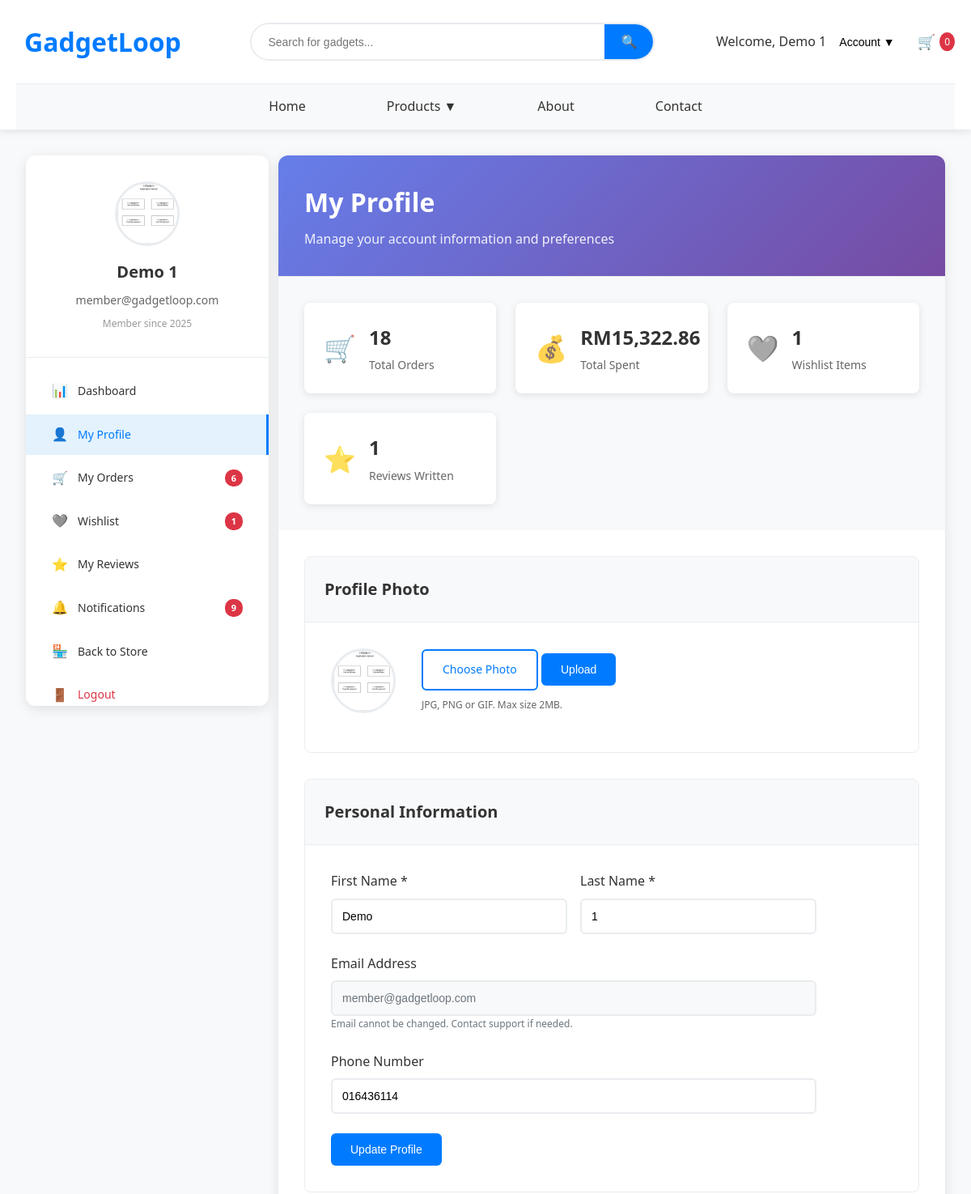
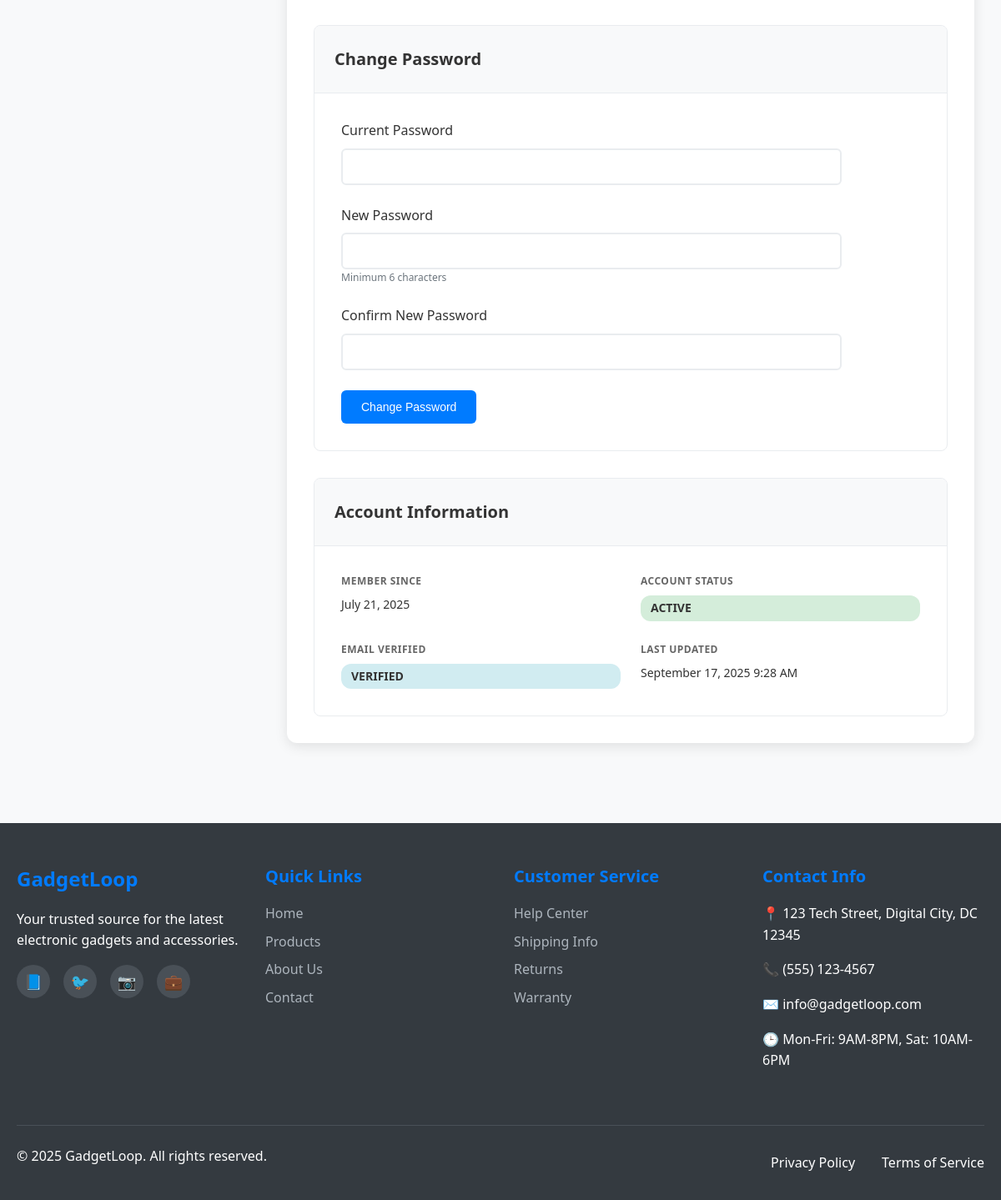
Page /member/profile.php (signed in) on the committed database (2 pictures, top to bottom).
### tables this page shows
CREATE TABLE `users` (
  `id` int(11) NOT NULL AUTO_INCREMENT,
  `first_name` varchar(50) NOT NULL,
  `last_name` varchar(50) NOT NULL,
  `email` varchar(100) NOT NULL,
  `password` varchar(255) NOT NULL,
  `phone` varchar(20) DEFAULT NULL,
  `role` enum('admin','member') DEFAULT 'member',
  `profile_photo` varchar(255) DEFAULT NULL,
  `is_active` tinyint(1) DEFAULT 1,
  `is_verified` tinyint(1) DEFAULT 0,
  `verification_token` varchar(255) DEFAULT NULL,
  `remember_token` varchar(255) DEFAULT NULL,
  `password_reset_token` varchar(255) DEFAULT NULL,
  `password_reset_expires` datetime DEFAULT NULL,
  `created_at` timestamp NOT NULL DEFAULT current_timestamp(),
  `updated_at` timestamp NOT NULL DEFAULT current_timestamp() ON UPDATE current_timestamp(),
  PRIMARY KEY (`id`),
  UNIQUE KEY `email` (`email`)
);

### includes/functions.php (called while the page is built, shortened)
<?php
function getUserById($pdo, $user_id) {
    $stmt = $pdo->prepare("SELECT * FROM users WHERE id = ?");
    $stmt->execute([$user_id]);
    return $stmt->fetch();
}
?>

### member/profile.php (the view, shortened to what this page needs)
<?php
require_once '../includes/config.php';
require_once '../includes/functions.php';
$user_id = $_SESSION['user_id'];
$stmt = $pdo->prepare("SELECT COUNT(*) FROM orders WHERE user_id = ?");
$stmt->execute([$user_id]);
$total_orders = $stmt->fetchColumn();
$stmt = $pdo->prepare("SELECT SUM(total_amount) FROM orders WHERE user_id = ? AND payment_status = 'paid'");
$stmt->execute([$user_id]);
$total_spent = $stmt->fetchColumn() ?: 0;
$stmt = $pdo->prepare("SELECT COUNT(*) FROM reviews WHERE user_id = ?");
$stmt->execute([$user_id]);
$reviews_count = $stmt->fetchColumn();
?>
<!DOCTYPE html>
<html lang="en">
<head>
    <link rel="stylesheet" href="../css/style.css">
    <link rel="stylesheet" href="../css/member.css">
</head>
<body data-page="profile" class="logged-in">
    <?php
        include '../includes/header.php';
    ?>
    <main>
            <div class="member-layout">
                <?php include 'includes/member-sidebar.php'; ?>
                <div class="member-content">
                    <div class="page-header">
                        <h1>My Profile</h1>
                        <p>Manage your account information and preferences</p>
                    </div>
                    <div class="profile-stats">
                        <div class="stat-card">
                            <div class="stat-icon">🛒</div>
                            <div class="stat-info">
                                <h3><?php echo $total_orders; ?></h3>
                                <p>Total Orders</p>
                            </div>
                        </div>
                        <div class="stat-card">
                            <div class="stat-icon">💰</div>
                            <div class="stat-info">
                                <h3>RM<?php echo number_format($total_spent, 2); ?></h3>
                                <p>Total Spent</p>
                            </div>
                        </div>
                        <div class="stat-card">
                            <div class="stat-icon">🩶</div>
                            <div class="stat-info">
                                <h3><?php echo $wishlist_count; ?></h3>
                                <p>Wishlist Items</p>
                            </div>
                        </div>
                        <div class="stat-card">
                            <div class="stat-icon">⭐</div>
                            <div class="stat-info">
                                <h3><?php echo $reviews_count; ?></h3>
                                <p>Reviews Written</p>
                            </div>
                        </div>
                    </div>
                    <div class="profile-sections">
                        <div class="profile-section">
                            <div class="section-header">
                                <h3>Profile Photo</h3>
                            </div>
                            <div class="section-content">
                                <div class="photo-upload-area">
                                    <div class="current-photo">
                                       <?php if ($user['profile_photo']): ?>
                <img src="../uploads/profiles/<?php echo htmlspecialchars($user['profile_photo']); ?>"
                     alt="Profile Photo">
            <?php else: ?>
                <div class="default-avatar">
                    <?php echo strtoupper(substr($user['first_name'], 0, 1) . substr($user['last_name'], 0, 1)); ?>
                </div>
            <?php endif; ?>
                                    </div>
                                    <form method="POST" enctype="multipart/form-data" class="photo-upload-form">
                                        <label for="photo-input" class="btn btn-outline">Choose Photo</label>
                                        <button type="submit" name="upload_photo" class="btn btn-primary">Upload</button>
                                        <p class="upload-info">JPG, PNG or GIF. Max size 2MB.</p>
                                    </form>
                                </div>
                            </div>
                        </div>
                        <div class="profile-section">
                            <div class="section-header">
                                <h3>Personal Information</h3>
                            </div>
                            <div class="section-content">
                                <form method="POST" class="profile-form">
                                    <div class="form-row">
                                        <div class="form-group">
                                            <label for="first_name">First Name *</label>
                                            <input type="text" id="first_name" name="first_name" class="form-control"
                                                   value="<?php echo htmlspecialchars($user['first_name']); ?>" required>
                                        </div>
                                        <div class="form-group">
                                            <label for="last_name">Last Name *</label>
                                            <input type="text" id="last_name" name="last_name" class="form-control"
                                                   value="<?php echo htmlspecialchars($user['last_name']); ?>" required>
                                        </div>
                                    </div>
                                    <div class="form-group">
                                        <label for="email">Email Address</label>
                                        <input type="email" id="email" class="form-control"
                                               value="<?php echo htmlspecialchars($user['email']); ?>" disabled>
                                        <small class="form-text">Email cannot be changed. Contact support if needed.</small>
                                    </div>
                                    <div class="form-group">
                                        <label for="phone">Phone Number</label>
                                        <input type="tel" id="phone" name="phone" class="form-control"
                                               value="<?php echo htmlspecialchars($user['phone'] ?? ''); ?>">
                                    </div>
                                    <button type="submit" name="update_profile" class="btn btn-primary">Update Profile</button>
                                </form>
                            </div>
                        </div>
                        <div class="profile-section">
                            <div class="section-header">
                                <h3>Change Password</h3>
                            </div>
                            <div class="section-content">
                                <form method="POST" class="password-form">
                                    <div class="form-group">
                                        <label for="current_password">Current Password</label>
                                        <input type="password" id="current_password" name="current_password" class="form-control" required>
                                    </div>
                                    <div class="form-group">
                                        <label for="new_password">New Password</label>
                                        <input type="password" id="new_password" name="new_password" class="form-control" required>
                                        <small class="form-text">Minimum 6 characters</small>
                                    </div>
                                    <div class="form-group">
                                        <label for="confirm_password">Confirm New Password</label>
                                        <input type="password" id="confirm_password" name="confirm_password" class="form-control" required>
                                    </div>
                                    <button type="submit" name="change_password" class="btn btn-primary">Change Password</button>
                                </form>
                            </div>
                        </div>
                        <div class="profile-section">
                            <div class="section-header">
                                <h3>Account Information</h3>
                            </div>
                            <div class="section-content">
                                <div class="account-info">
                                    <div class="info-item">
                                        <label>Member Since</label>
                                        <span><?php echo date('F j, Y', strtotime($user['created_at'])); ?></span>
                                    </div>
                                    <div class="info-item">
                                        <label>Account Status</label>
                                        <span class="status-badge <?php echo $user['is_active'] ? 'status-active' : 'status-inactive'; ?>">
                                            <?php echo $user['is_active'] ? 'Active' : 'Inactive'; ?>
                                        </span>
                                    </div>
                                    <div class="info-item">
                                        <label>Email Verified</label>
                                        <span class="status-badge <?php echo $user['is_verified'] ? 'status-verified' : 'status-unverified'; ?>">
                                            <?php echo $user['is_verified'] ? 'Verified' : 'Unverified'; ?>
                                        </span>
                                    </div>
                                    <div class="info-item">
                                        <label>Last Updated</label>
                                        <span><?php echo date('F j, Y g:i A', strtotime($user['updated_at'])); ?></span>
                                    </div>
                                </div>
                            </div>
                        </div>
                    </div>
                </div>
            </div>
    </main>
    <?php include '../includes/footer.php'; ?>
</body>
</html>

### member/includes/member-sidebar.php (shortened to what this page needs)
<?php
$user_id = $_SESSION['user_id'];
$user = getUserById($pdo, $user_id);
?>
<aside class="member-sidebar">
    <div class="member-profile-card">
        <div class="profile-avatar">
            <?php if ($user['profile_photo']): ?>
                <img src="uploads/profiles/<?php echo htmlspecialchars($user['profile_photo']); ?>"
                     alt="Profile Photo">
            <?php else: ?>
                <div class="default-avatar">
                    <?php echo strtoupper(substr($user['first_name'], 0, 1) . substr($user['last_name'], 0, 1)); ?>
                </div>
            <?php endif; ?>
        </div>
        <div class="profile-info">
            <h3><?php echo htmlspecialchars($user['first_name'] . ' ' . $user['last_name']); ?></h3>
            <p><?php echo htmlspecialchars($user['email']); ?></p>
            <span class="member-since">Member since <?php echo date('Y', strtotime($user['created_at'])); ?></span>
        </div>
    </div>
    <nav class="member-nav">
        <ul class="nav-menu">
            <li class="nav-item <?php echo basename($_SERVER['PHP_SELF']) === 'dashboard.php' ? 'active' : ''; ?>">
                <a href="/GadjetLoop/member/dashboard.php">
                    <span class="nav-icon">📊</span>
                    <span class="nav-text">Dashboard</span>
                </a>
            </li>
            <li class="nav-item <?php echo basename($_SERVER['PHP_SELF']) === 'profile.php' ? 'active' : ''; ?>">
                <a href="/GadjetLoop/member/profile.php">
                    <span class="nav-icon">👤</span>
                    <span class="nav-text">My Profile</span>
                </a>
            </li>
            <li class="nav-item <?php echo basename($_SERVER['PHP_SELF']) === 'orders.php' ? 'active' : ''; ?>">
                <a href="orders.php">
                    <span class="nav-icon">🛒</span>
                    <span class="nav-text">My Orders</span>
                    <?php
                    $stmt = $pdo->prepare("SELECT COUNT(*) FROM orders WHERE user_id = ? AND status IN ('pending', 'processing')");
                    $stmt->execute([$user_id]);
                    $pending_orders = $stmt->fetchColumn();
                    if ($pending_orders > 0):
                    ?>
                        <span class="nav-badge"><?php echo $pending_orders; ?></span>
                    <?php endif; ?>
                </a>
            </li>
            <li class="nav-item <?php echo basename($_SERVER['PHP_SELF']) === 'wishlist.php' ? 'active' : ''; ?>">
                <a href="/GadjetLoop/member/wishlist.php">
                    <span class="nav-icon">🩶</span>
                    <span class="nav-text">Wishlist</span>
                    <?php
                    $stmt = $pdo->prepare("SELECT COUNT(*) FROM wishlist WHERE user_id = ?");
                    $stmt->execute([$user_id]);
                    $wishlist_count = $stmt->fetchColumn();
                    if ($wishlist_count > 0):
                    ?>
                        <span class="nav-badge"><?php echo $wishlist_count; ?></span>
                    <?php endif; ?>
                </a>
            </li>
            <li class="nav-item <?php echo basename($_SERVER['PHP_SELF']) === 'reviews.php' ? 'active' : ''; ?>">
                <a href="/GadjetLoop/member/reviews.php">
                    <span class="nav-icon">⭐</span>
                    <span class="nav-text">My Reviews</span>
                </a>
            </li>
           <li class="nav-item <?php echo basename($_SERVER['PHP_SELF']) === 'notifications.php' ? 'active' : ''; ?>">
                <a href="/GadjetLoop/member/notification.php">
                    <span class="nav-icon">🔔</span>
                    <span class="nav-text">Notifications</span>
                    <?php
                    $stmt = $pdo->prepare("SELECT COUNT(*) FROM notifications WHERE user_id = ? AND is_read = 0");
                    $stmt->execute([$user_id]);
                    $unread_notifications = $stmt->fetchColumn();
                    if ($unread_notifications > 0):
                    ?>
                    <span class="nav-badge"><?php echo $unread_notifications; ?></span>
                    <?php endif; ?>
                </a>
            </li>
            <li class="nav-item">
                <a href="/GadjetLoop/index.php">
                    <span class="nav-icon">🏪</span>
                    <span class="nav-text"> Back to Store</span>
                </a>
            </li>
            <li class="nav-item">
                <a href="/GadjetLoop/logout.php" class="logout-link">
                    <span class="nav-icon">🚪</span>
                    <span class="nav-text">Logout</span>
                </a>
            </li>
        </ul>
    </nav>
</aside>

### rows in the picture
users: profile_photo (picture), first_name+last_name "Demo 1", email "member@gadgetloop.com", created_at "2025", first_name "Demo", last_name "1", phone "016436114", created_at "July 21, 2025", updated_at "September 17, 2025 9:28 AM"

### other values in the picture
$_SESSION['user_name'] "Demo 1"
$cartCount "0"
$pending_orders "6"
$wishlist_count "1"
$unread_notifications "9"
$total_orders "18"
$total_spent "15,322.86"
$reviews_count "1"
